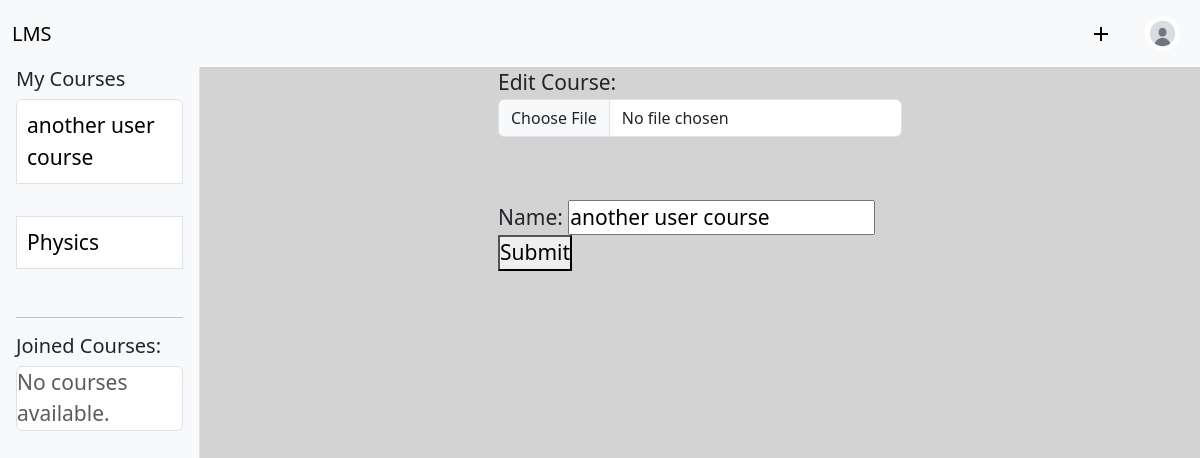
Page /edit-course/3 (signed in) on the earlier database version.
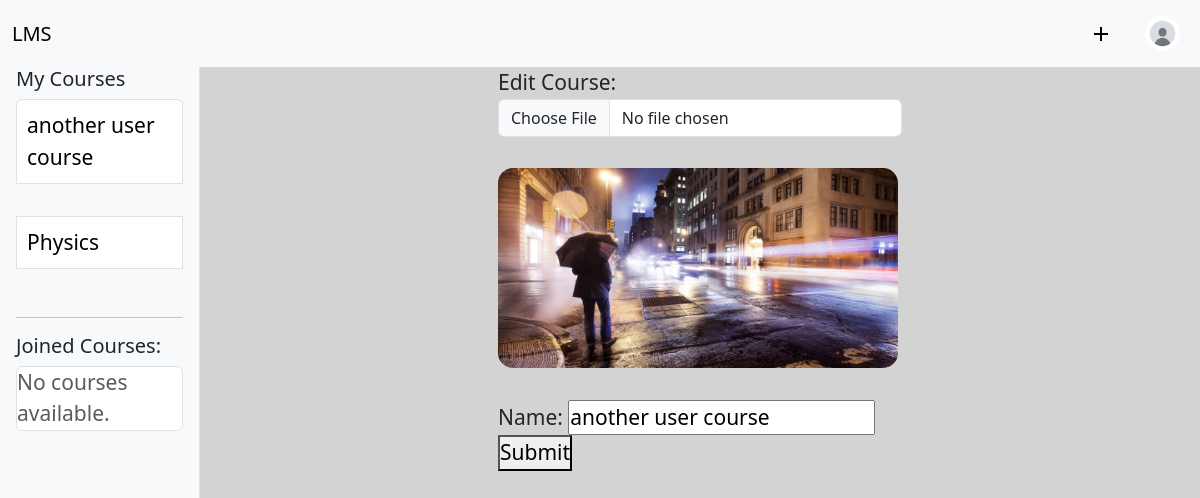
Same page on the later database version.
### course_system/models.py (models this page shows, shortened)
class Course(models.Model):
    name = models.CharField(max_length=100)
    user = models.ForeignKey(CustomUser, on_delete=models.CASCADE)
    cover = models.ImageField(upload_to="course_media", null=True, blank=True)
    code = models.CharField(max_length=6, unique=True, blank=True)  # Унікальний код

### course_system/views.py (the view, shortened to what this page needs)
# urls.py: path('edit-course/<int:pk>', CourseUpdateView.as_view(), name='edit-course'),
class CourseUpdateView(LoginRequiredMixin, UserIsOwnerMixin, UpdateView):
	model = Course
	def get(self, request, pk, *args, **kwargs):
		return render(
			request,
			"course_system/edit_course.html",
			context={"course": Course.objects.get(pk=pk)}
		)

### course_system/context_processors.py (called while the page is built)
def user_courses(request):
    subscribed_courses = Subscription.objects.filter(user=request.user).values_list('course', flat=True)
    joined = Course.objects.filter(id__in=subscribed_courses)
    owned = Course.objects.filter(user=request.user)
    if not request.user.is_authenticated:
        return {}
    courses = Course.objects.filter(user=request.user)
    return {'user_courses': owned, "joined_courses": joined}

### course_system/mixins.py (called while the page is built)
	def dispatch(self, request, *args, **kwargs):
		instance = self.get_object()
		if instance.user != self.request.user:
			raise PermissionDenied
		return super().dispatch(request, *args, **kwargs)

### templates/course_system/edit_course.html (shortened to what this page needs)
{% extends "base.html" %}
{% block content %}
<article class="container">
	<article class="row justify-content-center align-items-center">
		<section class="col-lg-6 col-md-8 col-12 px-5">
			<form method="POST" enctype="multipart/form-data">
				<label for="cover">Edit Course:</label>
				<input type="file" id="cover" name="cover" class="form-control">
				<br>
				{% if course.cover %}
					<img src="{{course.cover.url}}" class="course-cover">
				<br>
				{% endif %}
				<br>
				<label for="name">Name:</label>
				<input type="text" id="name" name="name" value="{{course.name}}">
				<button type="submit">Submit</button>
			</form>
		</section>
	</article>
</article>
{% endblock %}

### templates/base.html (shortened to what this page needs)
<!DOCTYPE html>
<html lang="en">
<head>
	<link href="https://cdn.jsdelivr.net/npm/bootstrap@5.3.3/dist/css/bootstrap.min.css" rel="stylesheet">
	<link rel="stylesheet" href="https://cdn.jsdelivr.net/npm/bootstrap-icons@1.11.3/font/bootstrap-icons.min.css">
	{% load custom_tags %}
	{% load static %}
	<link rel="stylesheet" href="{% static 'css/style.css' %}">
</head>
<body>
	<nav class="navbar navbar-expand-lg bg-body-tertiary bg-primary">
		<div class="container-fluid">
			<a class="navbar-brand" href="{% url 'index' %}">LMS</a>
			<div class="collapse navbar-collapse" id="navbarNav">
				<ul class="navbar-nav ms-auto d-flex align-items-center">
					{% if request.user.is_authenticated %}
					<li class="nav-item dropdown me-3">
						<a class="nav-link active d-flex align-items-center" href="#" role="button" data-bs-toggle="dropdown" aria-expanded="false">
							<span class="material-symbols-outlined">add</span>
						</a>
					</li>
					<li class="nav-item">
						<a class="nav-link active" aria-current="page" href="{% url 'user-info' request.user.pk %}"><img src="{{request.user.avatar.url}}" alt="Profile photo" class="rounded-circle" style="width: 35px;height: 35px;"></a>
					</li>
					{% else %}
					<li class="nav-item">
						<a class="nav-link active" aria-current="page" href="{% url 'login' %}">Login</a>
					</li>
					{% endif %}
				</ul>
			</div>
		</div>
	</nav>
	<div class="d-flex" style="height: 94vh; ">
		<aside class="col-md-2 bg-light border-end px-3">
			<h5>My Courses</h5>
			<ul class="list-group">
				{% for course in user_courses %}
				<li class="list-group-item">
					<a href="{% url 'course-details' course.pk %}" class="sidebar-link">{{ course.name }}</a>
				</li>
				<br>
				{% empty %}
				<li class="list-group-item text-muted">No courses available.</li>
				{% endfor %}
			</ul>
			<hr>
			<h5>Joined Courses:</h5>
			<ul class="list-group">
				{% for course in joined_courses %}
				<li class="list-group-item">
					<a href="{% url 'course-details' course.pk %}" class="sidebar-link">{{ course.name }}</a>
				</li>
				<br>
				{% empty %}
				<li class="list-group-item text-muted">No courses available.</li>
				{% endfor %}
			</ul>
		</aside>
		<main class="col-md-10">
			{% block content %}
			{% endblock %}
		</main>
	</div>
</body>
</html>

Differences in the rows shown:
changed Course "another user course": cover: picture added
